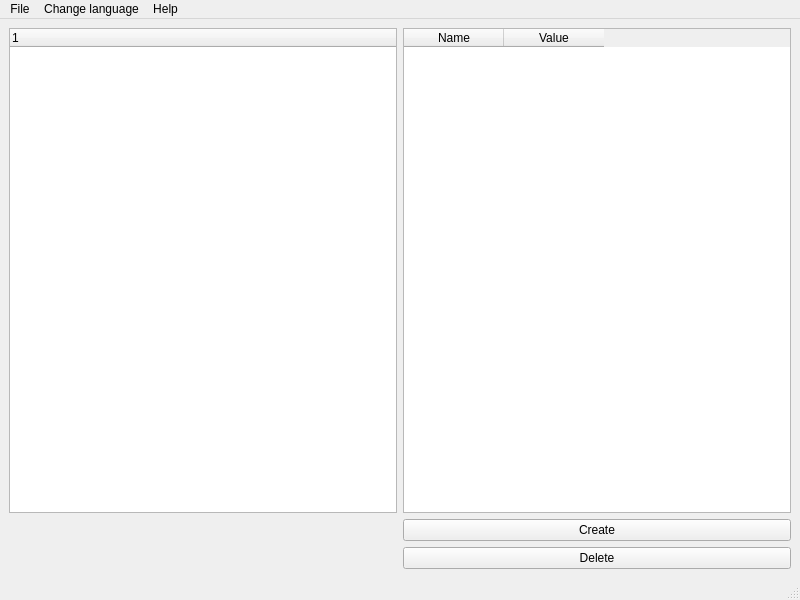
<?xml version="1.0" encoding="UTF-8"?>
<ui version="4.0">
 <class>MainWindow</class>
 <widget class="QMainWindow" name="MainWindow">
  <property name="geometry">
   <rect>
    <x>0</x>
    <y>0</y>
    <width>800</width>
    <height>600</height>
   </rect>
  </property>
  <property name="windowTitle">
   <string>MainWindow</string>
  </property>
  <widget class="QWidget" name="centralwidget">
   <layout class="QGridLayout" name="gridLayout">
    <item row="2" column="1">
     <widget class="QPushButton" name="deleteButton">
      <property name="text">
       <string>Delete</string>
      </property>
     </widget>
    </item>
    <item row="0" column="1">
     <widget class="QTableWidget" name="tableWidget">
      <property name="sizeAdjustPolicy">
       <enum>QAbstractScrollArea::AdjustIgnored</enum>
      </property>
      <property name="textElideMode">
       <enum>Qt::ElideLeft</enum>
      </property>
      <property name="columnCount">
       <number>2</number>
      </property>
      <column>
       <property name="text">
        <string>Name</string>
       </property>
      </column>
      <column>
       <property name="text">
        <string>Value</string>
       </property>
      </column>
     </widget>
    </item>
    <item row="1" column="1">
     <widget class="QPushButton" name="createButton">
      <property name="text">
       <string>Create</string>
      </property>
     </widget>
    </item>
    <item row="0" column="0">
     <widget class="QTreeWidget" name="treeWidget">
      <column>
       <property name="text">
        <string/>
       </property>
      </column>
     </widget>
    </item>
   </layout>
  </widget>
  <widget class="QMenuBar" name="menubar">
   <property name="geometry">
    <rect>
     <x>0</x>
     <y>0</y>
     <width>800</width>
     <height>20</height>
    </rect>
   </property>
   <widget class="QMenu" name="menuFile">
    <property name="title">
     <string>File</string>
    </property>
    <addaction name="actionOpen"/>
   </widget>
   <widget class="QMenu" name="menuSettings">
    <property name="title">
     <string>Change language</string>
    </property>
    <addaction name="actionChange_language"/>
    <addaction name="actionEnglish"/>
   </widget>
   <widget class="QMenu" name="menuHelp">
    <property name="title">
     <string>Help</string>
    </property>
    <addaction name="actionAbout_program"/>
   </widget>
   <addaction name="menuFile"/>
   <addaction name="menuSettings"/>
   <addaction name="menuHelp"/>
  </widget>
  <widget class="QStatusBar" name="statusbar"/>
  <action name="actionOpen">
   <property name="text">
    <string>Open</string>
   </property>
  </action>
  <action name="actionChange_language">
   <property name="text">
    <string>Russian</string>
   </property>
  </action>
  <action name="actionEnglish">
   <property name="text">
    <string>English</string>
   </property>
  </action>
  <action name="actionAbout_program">
   <property name="text">
    <string>About program</string>
   </property>
  </action>
 </widget>
 <resources/>
 <connections/>
</ui>
